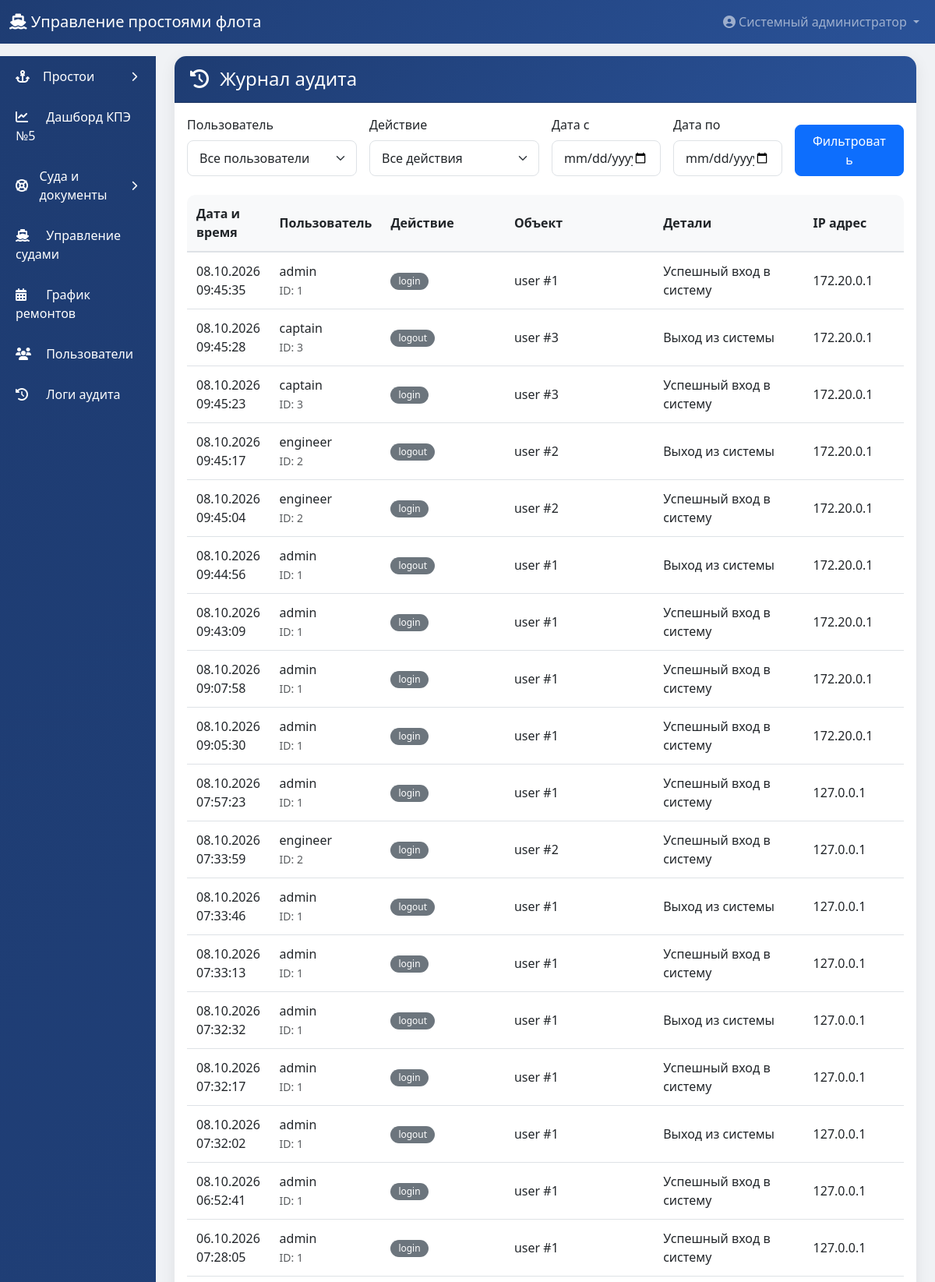
The page /admin/logs (signed in, upper part) on the database its author committed.
### models.py (models this page shows)
class User(UserMixin, db.Model):
    __tablename__ = 'users'
    id = db.Column(db.Integer, primary_key=True)
    username = db.Column(db.String(80), unique=True, nullable=False)
    password_hash = db.Column(db.String(200), nullable=False)
    full_name = db.Column(db.String(200), nullable=False)
    role = db.Column(db.String(20), nullable=False)
    is_active = db.Column(db.Boolean, default=True)
    ship_id = db.Column(db.Integer, db.ForeignKey('ships.id'), nullable=True)
    created_at = db.Column(db.DateTime, default=datetime.utcnow)
    ship = db.relationship('Ship', backref='captains', foreign_keys=[ship_id])

class AuditLog(db.Model):
    __tablename__ = 'audit_logs'
    id = db.Column(db.Integer, primary_key=True)
    user_id = db.Column(db.Integer, db.ForeignKey('users.id'))
    username = db.Column(db.String(80))
    action = db.Column(db.String(200), nullable=False)
    target_type = db.Column(db.String(50))
    target_id = db.Column(db.Integer)
    details = db.Column(db.Text)
    ip_address = db.Column(db.String(50))
    created_at = db.Column(db.DateTime, default=datetime.utcnow)
    user = db.relationship('User', backref='audit_logs')

### app.py (the view)
@app.route('/admin/logs')
@login_required
@admin_required
def admin_logs():
    user_filter = request.args.get('user_id', '')
    action_filter = request.args.get('action', '')
    date_from = request.args.get('date_from', '')
    date_to = request.args.get('date_to', '')
    query = AuditLog.query
    if user_filter:
        query = query.filter_by(user_id=int(user_filter))
    if action_filter:
        query = query.filter(AuditLog.action.like(f'%{action_filter}%'))
    if date_from:
        query = query.filter(AuditLog.created_at >= datetime.strptime(date_from, '%Y-%m-%d'))
    if date_to:
        query = query.filter(AuditLog.created_at <= datetime.strptime(date_to, '%Y-%m-%d') + timedelta(days=1))
    logs = query.order_by(AuditLog.created_at.desc()).limit(500).all()
    users = User.query.all()
    actions = db.session.query(AuditLog.action).distinct().all()
    return render_template('admin/logs.html', logs=logs, users=users, actions=actions)

### auth.py (called while the page is built)
@login_manager.user_loader
def load_user(user_id):
    return User.query.get(int(user_id))

def role_required(*roles):
    def decorator(f):
        @wraps(f)
        def decorated_function(*args, **kwargs):
            if not current_user.is_authenticated:
                flash('Пожалуйста, авторизуйтесь', 'warning')
                return redirect(url_for('login'))  # ИСПРАВЛЕНО
            if current_user.role not in roles:
                flash('У вас нет доступа к этой странице', 'danger')
                return redirect(url_for('dashboard'))
            return f(*args, **kwargs)
        return decorated_function
    return decorator

### fleet_routes.py (called while the page is built)
@fleet.app_context_processor
def _inject_fleet_context():
    return {'expiry_titles': EXPIRY_TITLES, 'today_iso': date.today().isoformat()}

### templates/admin/logs.html (shortened to what this page needs)
{% extends "base.html" %}
{% block content %}
<div class="container-fluid">
    <div class="card">
        <div class="card-header">
            <h4 class="mb-0"><i class="fas fa-history me-2"></i> Журнал аудита</h4>
        </div>
        <div class="card-body">
            <form method="GET" class="row g-3 mb-4">
                <div class="col-md-3">
                    <label class="form-label">Пользователь</label>
                    <select name="user_id" class="form-select">
                        <option value="">Все пользователи</option>
                    </select>
                </div>
                <div class="col-md-3">
                    <label class="form-label">Действие</label>
                    <select name="action" class="form-select">
                        <option value="">Все действия</option>
                    </select>
                </div>
                <div class="col-md-2">
                    <label class="form-label">Дата с</label>
                    <input type="date" name="date_from" class="form-control" value="{{ request.args.get('date_from', '') }}">
                </div>
                <div class="col-md-2">
                    <label class="form-label">Дата по</label>
                    <input type="date" name="date_to" class="form-control" value="{{ request.args.get('date_to', '') }}">
                </div>
                <div class="col-md-2 d-flex align-items-end">
                    <button type="submit" class="btn btn-primary w-100">Фильтровать</button>
                </div>
            </form>
            <div class="table-responsive">
                <table class="table table-hover table-sm">
                    <thead>
                        <tr>
                            <th>Дата и время</th>
                            <th>Пользователь</th>
                            <th>Действие</th>
                            <th>Объект</th>
                            <th>Детали</th>
                            <th>IP адрес</th>
                        </tr>
                    </thead>
                    <tbody>
                        {% for log in logs %}
                        <tr>
                            <td>{{ log.created_at.strftime('%d.%m.%Y %H:%M:%S') }}</td>
                            <td>{{ log.username }}<br><small class="text-muted">ID: {{ log.user_id }}</small></td>
                            <td>
                                <span class="badge bg-secondary">{{ log.action }}</span>
                            </td>
                            <td>{{ log.target_type }} #{{ log.target_id }}</td>
                            <td>{{ log.details[:100] }}{% if log.details|length > 100 %}...{% endif %}</td>
                            <td>{{ log.ip_address or '-' }}</td>
                        </tr>
                        {% else %}
                        <tr>
                            <td colspan="6" class="text-center py-5">Нет записей в логах</td>
                        </tr>
                        {% endfor %}
                    </tbody>
                </table>
            </div>
        </div>
    </div>
</div>
{% endblock %}

### templates/base.html (shortened to what this page needs)
<!DOCTYPE html>
<html lang="ru">
<head>
    <link href="https://cdn.jsdelivr.net/npm/bootstrap@5.3.0/dist/css/bootstrap.min.css" rel="stylesheet">
    <link rel="stylesheet" href="https://cdnjs.cloudflare.com/ajax/libs/font-awesome/6.4.0/css/all.min.css">
    <link href="https://cdn.jsdelivr.net/npm/tom-select@2.3.1/dist/css/tom-select.bootstrap5.min.css" rel="stylesheet">
</head>
<body>
    {% if current_user.is_authenticated %}
    <nav class="navbar navbar-expand-lg navbar-dark" style="background: linear-gradient(135deg, #1e3c72 0%, #2a5298 100%);">
        <div class="container-fluid">
            <a class="navbar-brand" href="{{ url_for('dashboard') }}">
                <i class="fas fa-ship"></i> Управление простоями флота
            </a>
            <div class="collapse navbar-collapse" id="navbarNav">
                <ul class="navbar-nav ms-auto">
                    <li class="nav-item dropdown">
                        <a class="nav-link dropdown-toggle" href="#" role="button" data-bs-toggle="dropdown">
                            <i class="fas fa-user-circle"></i> {{ current_user.full_name }}
                        </a>
                    </li>
                </ul>
            </div>
        </div>
    </nav>
    <div class="container-fluid mt-3">
        <div class="row">
            <div class="col-md-2 col-lg-2 d-none d-md-block sidebar p-0">
                <div class="list-group list-group-flush">
                    {% if current_user.role == 'captain' %}
                        <a href="{{ url_for('captain_dashboard') }}" class="list-group-item list-group-item-action">
                            <i class="fas fa-tachometer-alt"></i> Дашборд капитана
                        </a>
                        <a href="{{ url_for('captain_history') }}" class="list-group-item list-group-item-action">
                            <i class="fas fa-history"></i> История простоев
                        </a>
                    {% elif current_user.role == 'admin' %}
                        {% set downtimes_open = request.endpoint in ['engineer_pending', 'engineer_downtimes', 'admin_downtimes_correction'] %}
                        <a href="#downtimesGroup" class="list-group-item list-group-item-action sidebar-group-toggle {% if not downtimes_open %}collapsed{% endif %}" data-bs-toggle="collapse" role="button" aria-expanded="{{ 'true' if downtimes_open else 'false' }}" aria-controls="downtimesGroup">
                            <i class="fas fa-anchor"></i> Простои
                            <i class="fas fa-chevron-down sidebar-chevron"></i>
                        </a>
                        <a href="{{ url_for('engineer_dashboard_page') }}" class="list-group-item list-group-item-action">
                            <i class="fas fa-chart-line"></i> Дашборд КПЭ №5
                        </a>
                        {% set fleet_open = request.blueprint == 'fleet' %}
                        <a href="#fleetGroup" class="list-group-item list-group-item-action sidebar-group-toggle {% if not fleet_open %}collapsed{% endif %}" data-bs-toggle="collapse" role="button" aria-expanded="{{ 'true' if fleet_open else 'false' }}" aria-controls="fleetGroup">
                            <i class="fas fa-life-ring"></i> Суда и документы
                            <i class="fas fa-chevron-down sidebar-chevron"></i>
                        </a>
                        <a href="{{ url_for('admin_ships') }}" class="list-group-item list-group-item-action">
                            <i class="fas fa-ship"></i> Управление судами
                        </a>
                        <a href="{{ url_for('admin_maintenance') }}" class="list-group-item list-group-item-action">
                            <i class="fas fa-calendar-alt"></i> График ремонтов
                        </a>
                        <a href="{{ url_for('admin_users') }}" class="list-group-item list-group-item-action">
                            <i class="fas fa-users"></i> Пользователи
                        </a>
                        <a href="{{ url_for('admin_logs') }}" class="list-group-item list-group-item-action">
                            <i class="fas fa-history"></i> Логи аудита
                        </a>
                    {% endif %}
                </div>
            </div>
            <div class="col-md-10 col-lg-10">
                {% block content %}{% endblock %}
            </div>
        </div>
    </div>
    {% else %}
        {% block content_login %}{% endblock %}
    {% endif %}
</body>
</html>

### templates/base.html (style rules this page uses)
body { background-color: #f0f2f5; font-family: 'Segoe UI', Tahoma, Geneva, Verdana, sans-serif; }
.sidebar { background: linear-gradient(135deg, #1e3c72 0%, #2a5298 100%); min-height: calc(100vh - 56px); border-radius: 0; }
.sidebar .list-group-item { background: transparent; border: none; color: white; padding: 12px 20px; margin: 2px 0; transition: all 0.3s; }
.sidebar .list-group-item i { margin-right: 10px; width: 25px; }
.sidebar .sidebar-group-toggle { display: flex; align-items: center; }
.sidebar .sidebar-chevron { margin: 0 0 0 auto !important; width: auto !important; font-size: 0.8rem; transition: transform 0.3s; }
.sidebar .sidebar-group-toggle.collapsed .sidebar-chevron { transform: rotate(-90deg); }
.card { border-radius: 15px; box-shadow: 0 5px 20px rgba(0,0,0,0.08); border: none; margin-bottom: 20px; }
.card-header { background: linear-gradient(135deg, #1e3c72 0%, #2a5298 100%); color: white; border-radius: 15px 15px 0 0 !important; padding: 15px 20px; font-weight: 600; }
.table { background: white; border-radius: 10px; overflow: hidden; }
.table th { background-color: #f8f9fa; font-weight: 600; border-bottom: 2px solid #dee2e6; }
.table td, .table th { padding: 12px; vertical-align: middle; }
.btn { border-radius: 8px; padding: 8px 20px; transition: all 0.3s; }
.form-control, .form-select { border-radius: 8px; padding: 10px 15px; border: 1px solid #dee2e6; }
.badge { padding: 5px 10px; border-radius: 20px; font-weight: 500; }
.table-responsive { border-radius: 10px; overflow-x: auto; }

### rows shown on the page
User: full_name "Системный администратор"
AuditLog: created_at "08.10.2026 09:45:35", username "admin", user_id "1", action "login", target_type "user", target_id "1", details "Успешный вход в систему", ip_address "172.20.0.1"
AuditLog: created_at "08.10.2026 09:45:28", username "captain", user_id "3", action "logout", target_type "user", target_id "3", details "Выход из системы", ip_address "172.20.0.1"
AuditLog: created_at "08.10.2026 09:45:23", username "captain", user_id "3", action "login", target_type "user", target_id "3", details "Успешный вход в систему", ip_address "172.20.0.1"
AuditLog: created_at "08.10.2026 09:45:17", username "engineer", user_id "2", action "logout", target_type "user", target_id "2", details "Выход из системы", ip_address "172.20.0.1"
AuditLog: created_at "08.10.2026 09:45:04", username "engineer", user_id "2", action "login", target_type "user", target_id "2", details "Успешный вход в систему", ip_address "172.20.0.1"
AuditLog: created_at "08.10.2026 09:44:56", username "admin", user_id "1", action "logout", target_type "user", target_id "1", details "Выход из системы", ip_address "172.20.0.1"
AuditLog: created_at "08.10.2026 09:43:09", username "admin", user_id "1", action "login", target_type "user", target_id "1", details "Успешный вход в систему", ip_address "172.20.0.1"
AuditLog: created_at "08.10.2026 09:07:58", username "admin", user_id "1", action "login", target_type "user", target_id "1", details "Успешный вход в систему", ip_address "172.20.0.1"
AuditLog: created_at "08.10.2026 09:05:30", username "admin", user_id "1", action "login", target_type "user", target_id "1", details "Успешный вход в систему", ip_address "172.20.0.1"
AuditLog: created_at "08.10.2026 07:57:23", username "admin", user_id "1", action "login", target_type "user", target_id "1", details "Успешный вход в систему", ip_address "127.0.0.1"
AuditLog: created_at "08.10.2026 07:33:59", username "engineer", user_id "2", action "login", target_type "user", target_id "2", details "Успешный вход в систему", ip_address "127.0.0.1"
AuditLog: created_at "08.10.2026 07:33:46", username "admin", user_id "1", action "logout", target_type "user", target_id "1", details "Выход из системы", ip_address "127.0.0.1"
AuditLog: created_at "08.10.2026 07:33:13", username "admin", user_id "1", action "login", target_type "user", target_id "1", details "Успешный вход в систему", ip_address "127.0.0.1"
AuditLog: created_at "08.10.2026 07:32:32", username "admin", user_id "1", action "logout", target_type "user", target_id "1", details "Выход из системы", ip_address "127.0.0.1"
AuditLog: created_at "08.10.2026 07:32:17", username "admin", user_id "1", action "login", target_type "user", target_id "1", details "Успешный вход в систему", ip_address "127.0.0.1"
AuditLog: created_at "08.10.2026 07:32:02", username "admin", user_id "1", action "logout", target_type "user", target_id "1", details "Выход из системы", ip_address "127.0.0.1"
AuditLog: created_at "08.10.2026 06:52:41", username "admin", user_id "1", action "login", target_type "user", target_id "1", details "Успешный вход в систему", ip_address "127.0.0.1"
AuditLog: created_at "06.10.2026 07:28:05", username "admin", user_id "1", action "login", target_type "user", target_id "1", details "Успешный вход в систему", ip_address "127.0.0.1"
